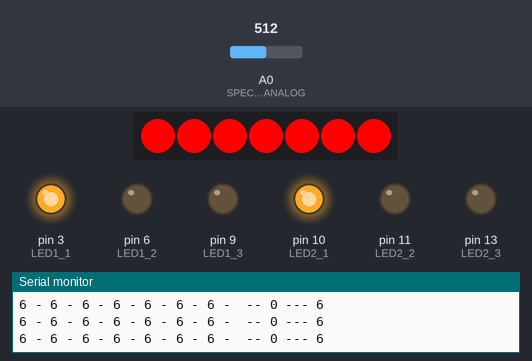
Bench run of a sketch on a simulated Arduino Uno, built with avr-gcc and run on an emulated ATmega328P. Shown: 7 RGB LEDs in strip order, left to right, output pins drawn as LEDs (lit = HIGH), the last lines printed to the serial monitor. Inputs (shaded band) come from the test bench; at power-on: A0 (SPECTRUM_ANALOG) = 512. Pins used as bus, display or sensor lines are not drawn.

Above: at 1.2 s.
1.3 s: A0 (SPECTRUM_ANALOG) set to 900
At 1.8 s:
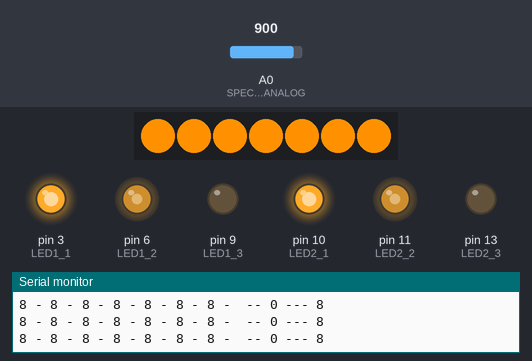
3.4 s: A0 (SPECTRUM_ANALOG) set to 690
4.9 s: A0 (SPECTRUM_ANALOG) set to 669
At 5.2 s:
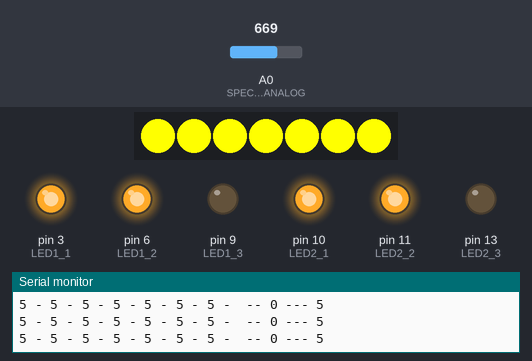
6.4 s: A0 (SPECTRUM_ANALOG) set to 122
At 8.5 s:
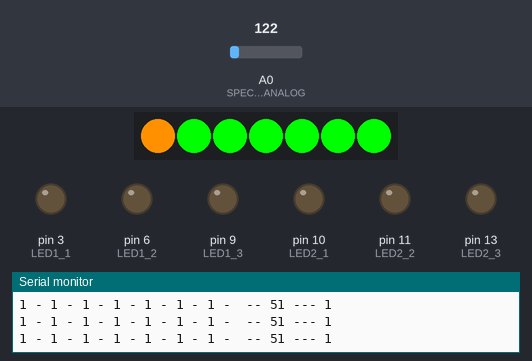
9.4 s: A0 (SPECTRUM_ANALOG) set to 716
At 10.3 s:
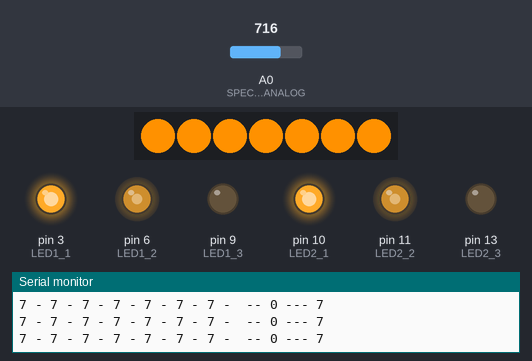
Timing chart, 0 to 11.9 s (numbered marks = the images above; inputs shaded):
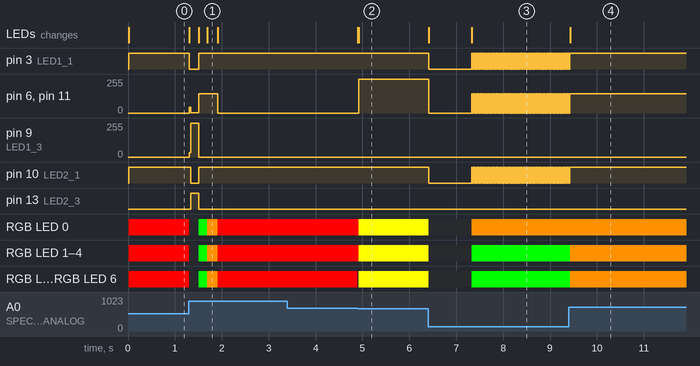

The sketch:

UPGRADE-neon-sign.ino
```cpp
/**
 * Control RGB LEDs with spectrum analyzer sheild (SparkFun).
 *
 * Original: Ben Moyes, 2010
 * Updated: Josh Lind, 2018
 */

#include <Adafruit_NeoPixel.h>
// #include "FastLED.h"

#define LEDS_BANDS 7     // Number of pixels and spectrum bands.
#define THREASHOLD 3     // Cuts off low readings.
#define DIVISOR_FLOOR 20 // Lowest analog reading will be devided by, for sensitivity adjustment
#define ADJUST_WINDOW 10 // How many cycles to delay adjusting sensitivity.
#define LOOP_DELAY 15    // Milliseconds to wait for each cycle.
#define QUIET_WINDOW 50  // Cycles to wait to consider sound off (mode switching).

#define BRIGHTEST 100

#define LED_PIN 7

// PWM pins.
#define LED1_1 3
#define LED1_2 6
#define LED1_3 9
#define LED2_1 10
#define LED2_2 11
#define LED2_3 13

// Spectrum analyzer shield pins.
// You can move pins 4 and 5, but you must cut the
// trace on the shield and re-route from the 2 jumpers.
#define SPECTRUM_RESET 5
#define SPECTRUM_STROBE 4
// 0 for left channel, 1 for right.
#define SPECTRUM_ANALOG 0

// uint8_t mode = 0;

Adafruit_NeoPixel ledStrip = Adafruit_NeoPixel(LEDS_BANDS, LED_PIN, NEO_GRB + NEO_KHZ800);

uint32_t offColor = ledStrip.Color(0, 0, 0);
unsigned int offColorPwm[] = {0, 0, 0};
uint32_t baseColor = ledStrip.Color(0, 255, 0);
unsigned int baseColorPwm[] = {255, 145, 0};
uint32_t triggerColor = ledStrip.Color(255, 145, 0);
unsigned int triggerColorPwm[] = {255, 145, 0};
uint32_t colors[] = {
           ledStrip.Color(0, 255, 0),
           ledStrip.Color(150, 255, 0),
           ledStrip.Color(255, 255, 0),
           ledStrip.Color(255, 0, 0),
           ledStrip.Color(255, 0, 0)
           //ledStrip.Color(255, 0, 255),
           //ledStrip.Color(0, 0, 255)
           //ledStrip.Color(0, 255, 255)
         };
unsigned int pwmColors[][3] = {
           {0, 255, 0},
           {150, 255, 0},
           {255, 255, 0},
           {255, 0, 0},
           {255, 0, 0}
         };

unsigned int mode = 1;

// Spectrum analyzer read values.
int spectrum[LEDS_BANDS];

// Adjust the spectrum read divisor if levels are too high/low.
unsigned int divisor = 80;
unsigned int adjustTimer = 0;
unsigned int quietTimer = 0;

void setup() {
  ledStrip.begin();
  ledStrip.show();

  // Setup pins to drive the spectrum analyzer.
  pinMode(SPECTRUM_RESET, OUTPUT);
  pinMode(SPECTRUM_STROBE, OUTPUT);

  // PWM pin setup.
  pinMode(LED1_1, OUTPUT);
  pinMode(LED1_2, OUTPUT);
  pinMode(LED1_3, OUTPUT);
  pinMode(LED2_1, OUTPUT);
  pinMode(LED2_2, OUTPUT);
  pinMode(LED2_3, OUTPUT);

  // Init spectrum analyzer.
  digitalWrite(SPECTRUM_STROBE, LOW);
  delay(1);
  digitalWrite(SPECTRUM_RESET, HIGH);
  delay(1);
  digitalWrite(SPECTRUM_STROBE, HIGH);
  delay(1);
  digitalWrite(SPECTRUM_STROBE, LOW);
  delay(1);
  digitalWrite(SPECTRUM_RESET, LOW);
  delay(5);
  // Reading the analyzer now will read the lowest frequency.

  Serial.begin(115200);
}

void loop() {
  showSpectrum();
  ledStrip.show();
  delay(LOOP_DELAY);
}

/**
 * Read 7 band equalizer input.
 */
void readSpectrum() {
  for (unsigned int band=0; band<LEDS_BANDS; band++) {
    // Read twice and take the average by dividing by 2.
    spectrum[band] = (analogRead(SPECTRUM_ANALOG) + analogRead(SPECTRUM_ANALOG)) >> 1;
    // Communicate with the sheld.
    digitalWrite(SPECTRUM_STROBE, HIGH);
    digitalWrite(SPECTRUM_STROBE, LOW);
  }
}

/**
 * Visualize the spectrum data.
 *
 * Whole thing is a level meter.
 *
 * @todo Second mode where each band is a pixel color.
 */
void showSpectrum() {
  unsigned int reading, lowMax, currentMax = 0;

  readSpectrum();

  // Graph all output LEDs with corresponding band.
  for (unsigned int band=0; band<LEDS_BANDS; band++) {
    // Bands are read in as 10 bit values, scale them down.
    reading = spectrum[band] / divisor;
    // Track the largest band reading.
    if (reading > currentMax) currentMax = reading;

    // Spectrum bands.
    if (mode == 1) {
      if ((reading >= THREASHOLD) && (reading == currentMax)) {
        ledStrip.setPixelColor(band, colors[reading-THREASHOLD]);
        if (band == 1 || band == 2) setPwm(band, pwmColors[reading-THREASHOLD]);
      }
      else {
        ledStrip.setPixelColor(band, offColor);
        if (band == 1 || band == 2) setPwm(band, offColorPwm);
      }
    }

    Serial.print(reading);
    Serial.print(" - ");
  }

  for (unsigned int band=0; band<LEDS_BANDS; band++) {
    // Spectrum bands, no input detected.
    if (mode == 1) {
      if ((currentMax) < THREASHOLD && (quietTimer >= QUIET_WINDOW)) ledStrip.setPixelColor(band, baseColor);
    }

    // Level meter.
    if (mode == 2) {
      // Just listen for bass.
      //if (reading > lowMax) lowMax = reading;
      // Mark the pixel of the current max value.
      if ((currentMax != 0) && (currentMax == band) && (quietTimer <= QUIET_WINDOW)) {
        ledStrip.setPixelColor(band-1, triggerColor);
        if (band == 1 || band == 2) setPwm(band, triggerColorPwm);
      }
      if (currentMax > band) {
        ledStrip.setPixelColor(band, triggerColor);
        if (band == 1 || band == 2) setPwm(band, triggerColorPwm);
      }
      else {
        ledStrip.setPixelColor(band, baseColor);
        if (band == 1 || band == 2) setPwm(band, baseColorPwm);
      }
    }
  }

  // Allow for time window to consider sound break, but keep it within bounds.
  if (currentMax < THREASHOLD) {
    if (quietTimer <= QUIET_WINDOW) quietTimer++;
  }
  else quietTimer = 0;

  if (quietTimer >= QUIET_WINDOW) {
    if (mode == 1) mode = 2;
    else mode = 1;
  }

  Serial.print(" -- ");
  Serial.print(quietTimer);

  Serial.print(" --- ");
  Serial.println(currentMax);

  // Reduce sensitivity if levels are too high, divided reading is larger than pixel range.
  if (currentMax >= 8) {
    divisor++;
    adjustTimer = 0;
  }
  // Increase sensitivity if time window has passed.
  else if ((currentMax < 4) && (divisor > DIVISOR_FLOOR) && (adjustTimer++ >= ADJUST_WINDOW)) {
    divisor--;
    adjustTimer = 0;
  }
}

void setPwm (unsigned int strand, unsigned int colors[3]) {
  if (strand == 1) {
    analogWrite(LED1_1, colors[0]);
    analogWrite(LED1_2, colors[1]);
    analogWrite(LED1_3, colors[2]);
  }
  if (strand == 2) {
    analogWrite(LED2_1, colors[0]);
    analogWrite(LED2_2, colors[1]);
    analogWrite(LED2_3, colors[2]);
  }
}

/**
 * Create a color from a 0-255 integer.
 */
// uint32_t colorWheel(byte value) {
//   value = 255 - value;
//   if(value < 85) {
//     return ledStrip.Color(255 - value * 3, 0, value * 3);
//   }
//   if(value < 170) {
//     value -= 85;
//     return ledStrip.Color(0, value * 3, 255 - value * 3);
//   }
//   value -= 170;
//   return ledStrip.Color(value * 3, 255 - value * 3, 0);
// }
```

Measured:
- the behaviour switches between 678 and 677 on A0 (SPECTRUM_ANALOG) (found by bisection; images 1 and 2)
- after the input at 1.3 s, pin 3 (LED1_1): HIGH → LOW at once, → HIGH 0.20 s later; pin 6 (LED1_2): 0/255 → 1/255 at once, → 145/255 0.20 s later, → 0/255 0.40 s later
- after the input at 4.9 s, pin 6 (LED1_2), pin 11 (LED2_2): 0/255 → 255/255 at once; RGB LED 0–4: RGB(255, 0, 0) → RGB(255, 255, 0) at once; RGB LED 5, RGB LED 6: RGB(255, 0, 0) → off at once, → RGB(255, 255, 0) 0.02 s later; the LEDs: first change at once (image 2 shows a later state)
- after the input at 6.4 s, pin 3 (LED1_1): HIGH → LOW at once, then repeats every 0.04 s: HIGH 0.02 s, LOW 0.02 s; pin 6 (LED1_2): 255/255 → 0/255 at once, then repeats every 0.04 s: 145/255 0.02 s, 0/255 0.02 s
- after the input at 9.4 s, pin 3 (LED1_1), pin 10 (LED2_1): goes on until 9.4 s, then stays HIGH; pin 6 (LED1_2), pin 11 (LED2_2): goes on until 9.4 s, then stays 145/255; the LEDs: change at once (image 4)
